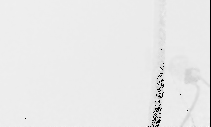
%> input picture data_for_one_meter/cardboard_1m/depth_1.png, 211 x 127 px; its folder holds only this picture in this run
$ octave analys_cardboard_1meter.m   (GNU Octave 9; MATLAB toolbox functions it lacks are replaced by stand-ins)
%> lines starting %> are read from the running program, lines starting %| are printed output that depends on the picture
clc;
clear;
close all;

% Set the ROI coordinates (should match those used during data collection)
roiX = 864;
roiY = 327;
roiWidth = 211;
roiHeight = 127;

% Directory containing the depth images
dataDir = 'D:\master of robotics\anatomy\project\matlab\data_for_one_meter\cardboard_1m';
depthFiles = dir(fullfile(dataDir, 'depth_*.png'));

% Number of images to analyze
numImages = length(depthFiles);

% Initialize arrays to store measured distances and errors
measuredDistances = zeros(1, numImages);
errors = zeros(1, numImages);

% Actual distance (in mm)
actualDistance = 1000;

for imgIdx = 1:numImages
    % Load the depth image
    depthImage = imread(fullfile(dataDir, depthFiles(imgIdx).name));
%> depthImage is the input picture: size 127x211 uint16; min 0, max 1084, mean 990.3

    % Ensure ROI is within the bounds of the depth image
    depthFrameHeight = size(depthImage, 1);
%> depthFrameHeight = 127
    depthFrameWidth = size(depthImage, 2);
%> depthFrameWidth = 211

    roiX = max(1, min(roiX, depthFrameWidth - roiWidth + 1));
%> roiX = 1
    roiY = max(1, min(roiY, depthFrameHeight - roiHeight + 1));
%> roiY = 1
    roiWidth = min(roiWidth, depthFrameWidth - roiX + 1);
%> roiWidth = 211
    roiHeight = min(roiHeight, depthFrameHeight - roiY + 1);
%> roiHeight = 127

    % Extract ROI from the depth frame
    roiDepth = depthImage(roiY:(roiY + roiHeight - 1), roiX:(roiX + roiWidth - 1));

    % Convert the depth image to double precision
    roiDepth = double(roiDepth);

    % Extract non-zero depth values from the ROI
    nonZeroDepths = roiDepth(roiDepth > 0);

    % Calculate the mean of non-zero depth values
    measuredDistance = mean(nonZeroDepths);
%> measuredDistance = 999.9

    % Calculate the error
    error = abs(measuredDistance - actualDistance);
%> error = 0.106

    % Store the results
    measuredDistances(imgIdx) = measuredDistance;
    errors = error;
%> errors = 0.106

    fprintf('Image %d: Measured Distance = %.2f mm, Error = %.2f mm\n', imgIdx, measuredDistance, error);
%| Image 1: Measured Distance = 999.89 mm, Error = 0.11 mm
end

% Calculate the mean error and standard deviation of the error
meanError = mean(errors);
%> meanError = 0.106
stdError = std(errors);
%> stdError = 0

fprintf('Mean Error: %.2f mm\n', meanError);
%| Mean Error: 0.11 mm
fprintf('Standard Deviation of Error: %.2f mm\n', stdError);
%| Standard Deviation of Error: 0.00 mm

% Visualization
% Histogram of non-zero depth values from the last image
figure;
histogram(nonZeroDepths);
title('Histogram of Non-Zero Depth Values in ROI');
xlabel('Depth (mm)');
ylabel('Frequency');
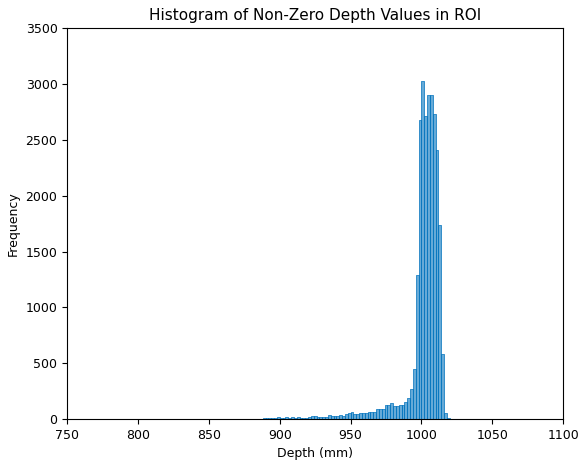
%> figure redrawn from the program's plot data; tallest bar 3022 high, from x = 1000 to 1002

% Bar graph for systematic errors
figure;
bar(errors);
title('Systematic Errors for Each Image');
xlabel('Image Index');
ylabel('Error (mm)');
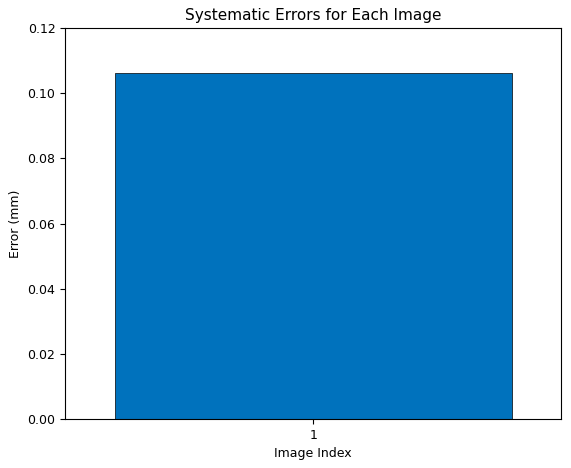
%> figure redrawn from the program's plot data

% Scatter plot for measured vs actual distances
figure;
scatter(1:numImages, measuredDistances, 'filled');
hold on;
plot(1:numImages, repmat(actualDistance, 1, numImages), 'r--');
title('Measured Distances vs Actual Distance');
xlabel('Image Index');
ylabel('Distance (mm)');
legend('Measured Distance', 'Actual Distance');
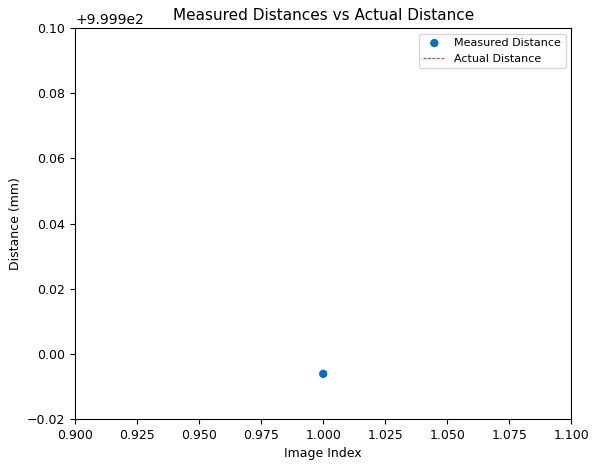
%> figure redrawn from the program's plot data
